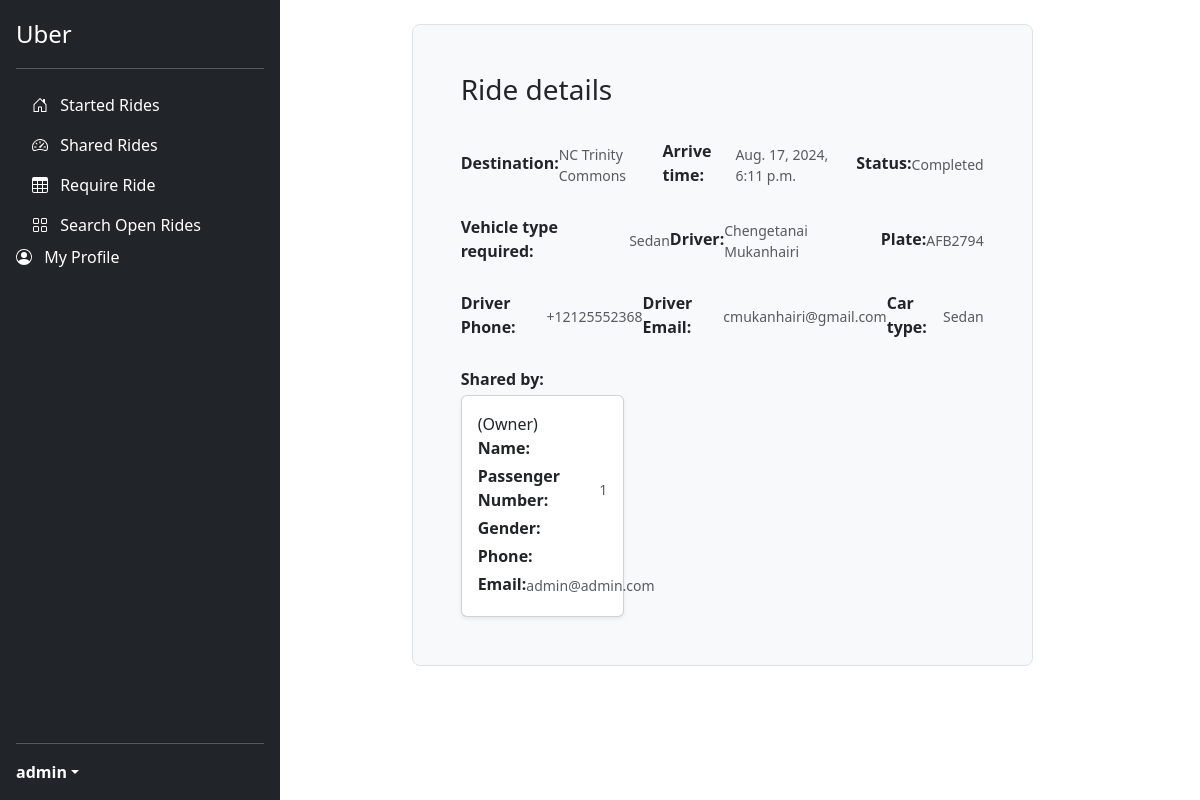
Page /ride_detail/1 (signed in) on the committed database.
### dashboard/models.py (models this page shows, shortened)
class Ride(models.Model):
    owner = models.ForeignKey(User, on_delete=models.CASCADE, default=None)
    passengerNum = models.IntegerField(default=1)
    shared_by_user = models.ManyToManyField(Group, blank=True, default=None)
    vehicle_info = VehicleInfo()
    vehicleType = models.IntegerField(choices=vehicle_info.type, help_text=vehicle_info.description)
    dest = models.TextField(max_length=100)
    special_req = models.TextField(max_length=100, blank=True, default='')
    arrive_time = models.DateTimeField()
    if_share = models.BooleanField()
    completed = models.BooleanField(default=False)
    confirmed = models.BooleanField(default=False)
    vehicle = models.ForeignKey(Vehicle, on_delete=models.CASCADE, default=None, blank=True, null=True)
    def get_v_type(self):
        return self.vehicle_info.type[self.vehicleType][1]

class Vehicle(models.Model):
    vehicle_info = VehicleInfo()
    vehicleType = models.IntegerField(choices=vehicle_info.type, help_text=vehicle_info.description)
    owner = models.OneToOneField(User, on_delete=models.CASCADE, related_name='vehicle', default=None)
    plateNumber = models.CharField(max_length=20)
    special_info = models.TextField(max_length=100, blank=True, default='')
    def get_type(self):
        return self.vehicle_info.type[self.vehicleType][1]

class Profile(models.Model):
    user = models.OneToOneField(User, null=True, related_name='profile', on_delete=models.CASCADE)
    mobile = PhoneNumberField()
    dob = models.DateField()
    gender_choices = [
        (0, 'female'),
        (1, 'male'),
        (2, 'prefer not to tell')
    ]
    gender = models.IntegerField(choices=gender_choices)

class Group(models.Model):
    user = models.ForeignKey(User, on_delete=models.CASCADE)
    groupNum = models.IntegerField(blank=False, null=False)

### dashboard/views.py (the view, shortened to what this page needs)
# urls.py: path('ride_detail/<int:pk>', views.ride_detail, name='ride detail'),
def ride_detail(request, pk):
    if not request.session.get("is_login", None):
        return redirect("/login")
    gender = ["female", "male", "NG"]
    try:
        ride = get_object_or_404(Ride, pk=pk)
    except:
        raise Http404("This is not your ride! ")
    curr_user = get_object_or_404(User, id=request.session["user_id"])
    if ride.completed:
        status = "Completed"
    elif ride.confirmed:
        status = "Confirmed"
    else:
        status = "Open"
    v_type = ride.get_v_type()
    if ride.vehicle:
        driver_name = ride.vehicle.owner.first_name + " " + ride.vehicle.owner.last_name
        plate = ride.vehicle.plateNumber
        driver_phone = ride.vehicle.owner.profile.mobile
        driver_email = ride.vehicle.owner.email
        driver = ride.vehicle.owner
    else:
        driver_name = "Not assigned yet"
        plate = "Unknown"
        driver_phone = "Unknown"
        driver_email = "Unknown"
        driver = None
    shared_by = ride.shared_by_user.all()
    context = {
        "dest": ride.dest,
        "arrive_time": ride.arrive_time,
        "v_type": v_type,
        "shared_by": shared_by,
        "owner": ride.owner,
        "status": status,
        "driver_name": driver_name,
        "plate": plate,
        "driver_phone": driver_phone,
        "driver_Email": driver_email,
        "gender": gender,
        "curr_user": curr_user,
        "ride": ride,
        "driver": driver,
    }
    return render(request, "dashboard/ride_detail.html", context)

### dashboard/backend.py (called while the page is built)
    def get_user(self, user_id):
        try:
            return User.objects.get(pk=user_id)
        except User.DoesNotExist:
            return None

### dashboard/templates/dashboard/ride_detail.html (shortened to what this page needs)
{% extends 'dashboard/homepage.html' %}
{% load static %}
{% block content %}
<div class="d-flex flex-column flex-shrink-0 p-3 text-bg-dark" style="width: 280px;">
    <a href="/" class="d-flex align-items-center mb-3 mb-md-0 me-md-auto text-white text-decoration-none">
      <span class="fs-4">Uber</span>
    </a>
    <hr>
    <ul class="nav nav-pills flex-column mb-auto">
      <li class="nav-item">
        <a href="{% url 'started_ride'%}" class="nav-link text-white" aria-current="page">
          <svg class="bi pe-none me-2" width="16" height="16"><use xlink:href="#home"/></svg>
          Started Rides
        </a>
      </li>
      <li>
        <a href="{% url 'shared rides' %}" class="nav-link text-white">
          <svg class="bi pe-none me-2" width="16" height="16"><use xlink:href="#speedometer2"/></svg>
          Shared Rides
        </a>
      </li>
        <li>
        <a href="{% url 'require ride'%}" class="nav-link text-white">
          <svg class="bi pe-none me-2" width="16" height="16"><use xlink:href="#table"/></svg>
          Require Ride
        </a>
      </li>
      <li>
        <a href="{% url 'search rides'%}" class="nav-link text-white">
          <svg class="bi pe-none me-2" width="16" height="16"><use xlink:href="#grid"/></svg>
          Search Open Rides
        </a>
      </li>
      <li>
          <svg class="bi pe-none me-2" width="16" height="16"><use xlink:href="#people-circle"/></svg>
          My Profile
      </li>
    </ul>
    <hr>
    <div class="dropdown">
      <a href="#" class="d-flex align-items-center text-white text-decoration-none dropdown-toggle" data-bs-toggle="dropdown" aria-expanded="false">
        <strong>{{user.username}}</strong>
      </a>
    </div>
  </div>
<div class="container" style="padding: 2% 2% 2% 5%">
    <div class="row align-items-center">
    <div class="col-9">
            <div class="h-100 p-5 bg-light border rounded-3">
            <h3>Ride details</h3>
            <br>
            <div class="d-flex w-100 align-items-center justify-content-between">
              <strong class="mb-1">Destination: </strong>
              <small class="text-muted">{{dest}}</small>
              <strong class="mb-1">Arrive time: </strong>
              <small class="text-muted">{{arrive_time}}</small>
              <strong class="mb-1">Status: </strong>
              <small class="text-muted">{{status}}</small>
            </div>
            <br>
            <div class="d-flex w-100 align-items-center justify-content-between">
              <strong class="mb-1">Vehicle type required: </strong>
              <small class="text-muted">{{v_type}}</small>
              <strong class="mb-1">Driver: </strong>
              <small class="text-muted">{{driver_name}}</small>
              <strong class="mb-1">Plate: </strong>
              <small class="text-muted">{{ plate }}</small>
            </div>
            <br>
            <div class="d-flex w-100 align-items-center justify-content-between">
              <strong class="mb-1">Driver Phone: </strong>
              <small class="text-muted">{{ driver_phone }}</small>
              <strong class="mb-1">Driver Email: </strong>
              <small class="text-muted">{{ driver_Email }}</small>
                {% if driver %}
                    <strong class="mb-1">Car type: </strong>
                    <small class="text-muted">{{ driver.vehicle.get_type }}</small>
                    {% else %}
                    <strong class="mb-1">Car type: </strong>
                    <small class="text-muted">Unknown</small>
                {% endif %}
            </div>
            <br>
            <div class="d-flex justify-content-between align-items-center">
              <strong class="mb-1">Shared by: </strong>
            </div>
              <div class="row row-cols-1 row-cols-sm-2 row-cols-md-3 g-3">
              {% for group in shared_by %}
                  {%  if ride.owner == group.user %}
                     <div class="col">
                  <div class="card shadow-sm">
                    <div class="card-body">
                         (Owner)
                          <div class="d-flex justify-content-between align-items-center">
                            <strong class="mb-1">Name:</strong>
                          </div>
                        <div class="d-flex justify-content-between align-items-center">
                            <strong class="mb-1">Passenger Number:</strong>
                            <small class="text-muted">{{ group.groupNum }}</small>
                          </div>
                       <div class="d-flex justify-content-between align-items-center">
                            <strong class="mb-1">Gender:</strong>
                          </div>
                          <div class="d-flex justify-content-between align-items-center">
                            <strong class="mb-1">Phone:</strong>
                          </div>
                          <div class="d-flex justify-content-between align-items-center">
                            <strong class="mb-1">Email:</strong>
                            <small class="text-muted">{{group.user.email}}</small>
                          </div>
                    </div>
                  </div>
                </div>
                  {% endif %}
            {% endfor %}
          </div>
          </div>
    </div>
</div>
</div>
{%  endblock %}

### dashboard/templates/dashboard/homepage.html (shortened to what this page needs)
{% load static %}
<html lang="en">
  <head>
<link href="https://cdn.jsdelivr.net/npm/bootstrap@5.3.0-alpha1/dist/css/bootstrap.min.css" rel="stylesheet">
<link rel="stylesheet" href="https://cdn.jsdelivr.net/npm/@eonasdan/tempus-dominus@6.2.10/dist/css/tempus-dominus.min.css">
    <link href="{% static 'css/homepage.css' %}" rel="stylesheet">
  </head>
  <body>
<main class="d-flex flex-nowrap">
{% block content %}
{% endblock %}
</main>
  </body>
</html>

### dashboard/static/css/homepage.css (style rules this page uses)
body { min-height: 100vh; min-height: -webkit-fill-available; }
html { height: -webkit-fill-available; }
main { height: 100vh; height: -webkit-fill-available; max-height: 100vh; overflow-x: auto; overflow-y: hidden; }
.dropdown-toggle { outline: 0; }

### rows in the picture
Ride: dest "NC Trinity Commons", arrive_time "Aug. 17, 2024, 6:11 p.m."
Vehicle: plateNumber "AFB2794"
Profile: mobile "+12125552368"
Group: groupNum "1", user.email "admin@admin.com"

### other values in the picture
{{ user.username }} "admin"
{{ status }} "Completed"
{{ v_type }} "Sedan"
{{ driver_name }} "Chengetanai Mukanhairi"
{{ driver_Email }} "cmukanhairi@gmail.com"
{{ driver.vehicle.get_type }} "Sedan"
